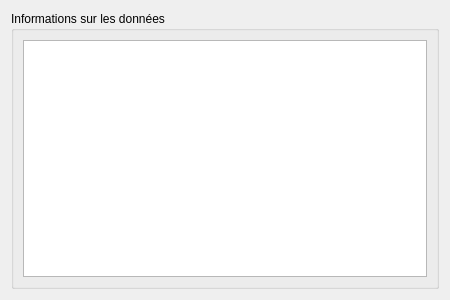
<?xml version="1.0" encoding="UTF-8"?>
<ui version="4.0">
 <class>Dialog</class>
 <widget class="QDialog" name="Dialog">
  <property name="geometry">
   <rect>
    <x>0</x>
    <y>0</y>
    <width>450</width>
    <height>300</height>
   </rect>
  </property>
  <property name="windowTitle">
   <string>Dialog</string>
  </property>
  <layout class="QGridLayout" name="gridLayout">
   <item row="0" column="0">
    <widget class="QGroupBox" name="groupBox">
     <property name="title">
      <string>Informations sur les données</string>
     </property>
     <layout class="QGridLayout" name="gridLayout_2">
      <item row="0" column="0">
       <widget class="QTableView" name="table_informations">
        <property name="selectionMode">
         <enum>QAbstractItemView::SingleSelection</enum>
        </property>
        <property name="selectionBehavior">
         <enum>QAbstractItemView::SelectRows</enum>
        </property>
        <attribute name="horizontalHeaderVisible">
         <bool>false</bool>
        </attribute>
        <attribute name="verticalHeaderVisible">
         <bool>false</bool>
        </attribute>
       </widget>
      </item>
     </layout>
    </widget>
   </item>
  </layout>
 </widget>
 <resources/>
 <connections/>
</ui>
